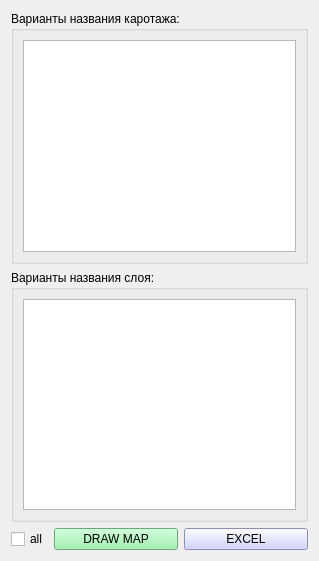
<?xml version="1.0" encoding="UTF-8"?>
<ui version="4.0">
 <class>MapWellLogging</class>
 <widget class="QWidget" name="MapWellLogging">
  <property name="geometry">
   <rect>
    <x>0</x>
    <y>0</y>
    <width>319</width>
    <height>561</height>
   </rect>
  </property>
  <property name="windowTitle">
   <string>Map Well Logging</string>
  </property>
  <layout class="QGridLayout" name="gridLayout_6" rowstretch="0,0,0" columnstretch="0,1,1">
   <item row="2" column="2">
    <widget class="QPushButton" name="pushButton_to_excel">
     <property name="styleSheet">
      <string notr="true">background-color: rgb(196, 199, 255);</string>
     </property>
     <property name="text">
      <string>EXCEL</string>
     </property>
    </widget>
   </item>
   <item row="2" column="1">
    <widget class="QPushButton" name="pushButton_draw_map">
     <property name="styleSheet">
      <string notr="true">background-color: rgb(143, 240, 164);</string>
     </property>
     <property name="text">
      <string>DRAW MAP</string>
     </property>
    </widget>
   </item>
   <item row="2" column="0">
    <widget class="QCheckBox" name="checkBox_all_well">
     <property name="toolTip">
      <string>Вкл. - по всем скважинам
Выкл. - по скважинам в пределах выбранного объекта</string>
     </property>
     <property name="text">
      <string>all</string>
     </property>
    </widget>
   </item>
   <item row="1" column="0" colspan="3">
    <widget class="QGroupBox" name="groupBox_2">
     <property name="title">
      <string>Варианты названия слоя:</string>
     </property>
     <layout class="QGridLayout" name="gridLayout_5" columnstretch="1,0">
      <item row="0" column="0" colspan="2">
       <widget class="QListWidget" name="listWidget_title_layer"/>
      </item>
     </layout>
    </widget>
   </item>
   <item row="0" column="0" colspan="3">
    <widget class="QGroupBox" name="groupBox">
     <property name="title">
      <string>Варианты названия каротажа:</string>
     </property>
     <layout class="QGridLayout" name="gridLayout">
      <item row="0" column="0">
       <widget class="QListWidget" name="listWidget_title_log"/>
      </item>
     </layout>
    </widget>
   </item>
  </layout>
 </widget>
 <resources/>
 <connections/>
</ui>
